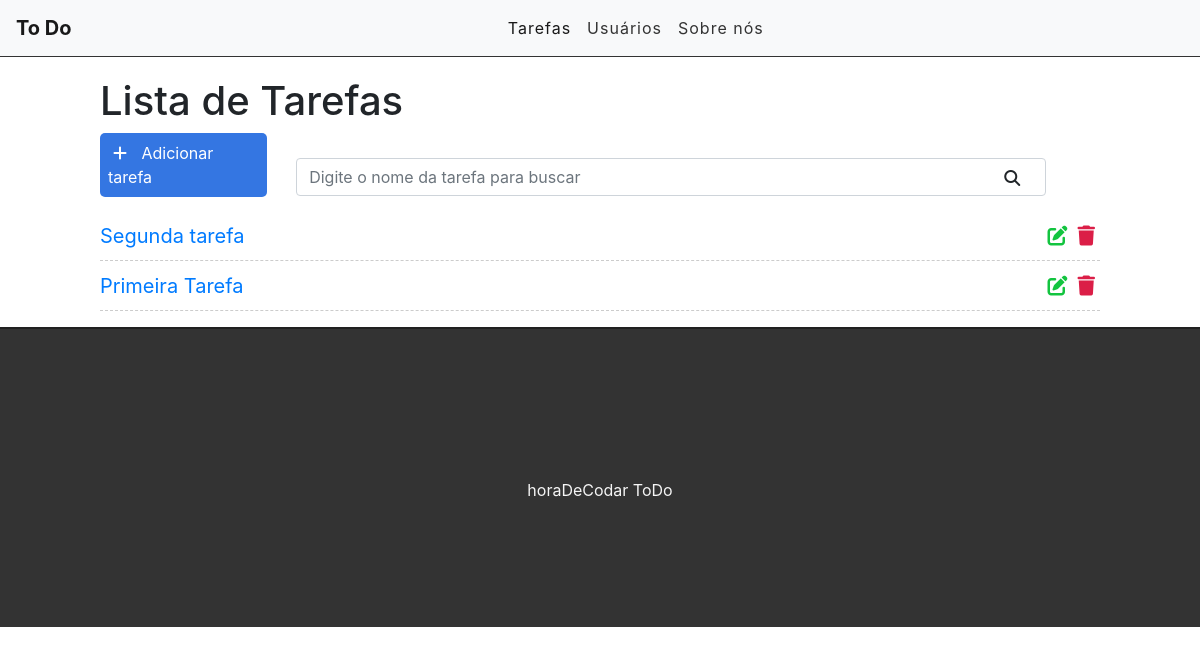
The app's page /, older data.
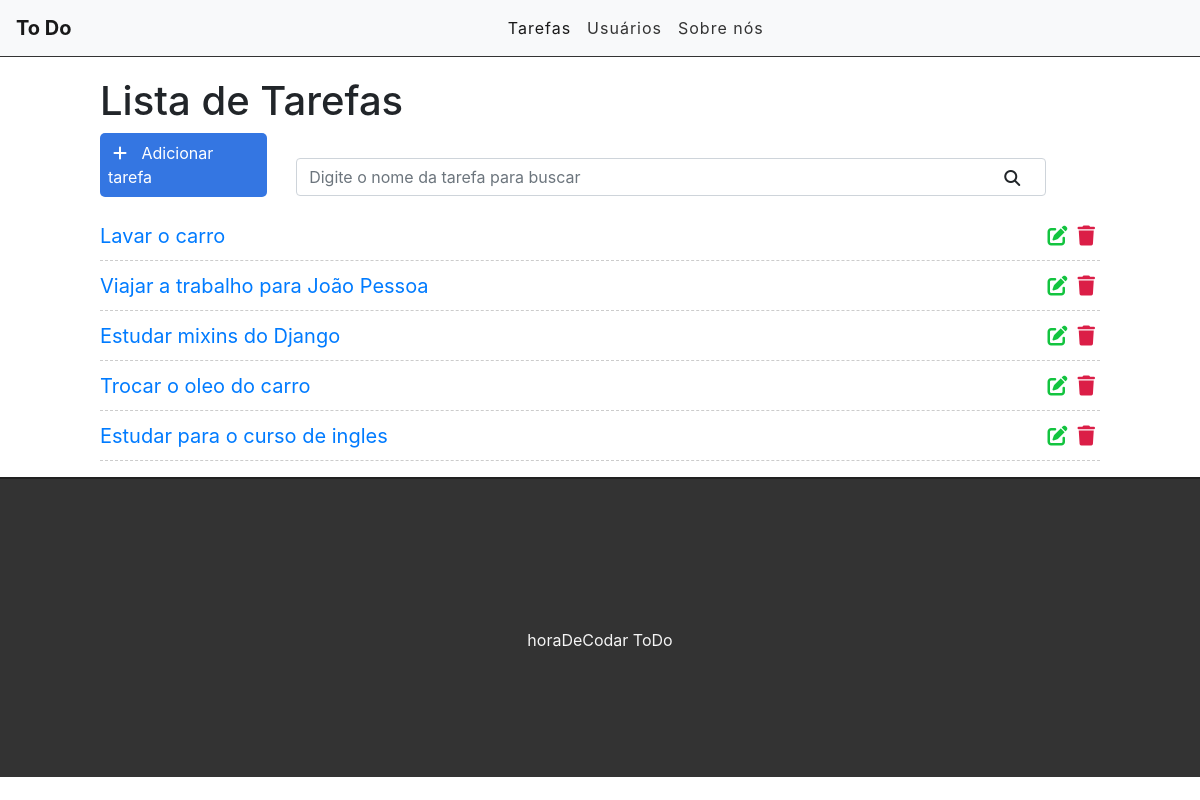
The same page, newer data.
### tasks/models.py (models this page shows, shortened)
class Task(models.Model):
    STATUS = (
        ('doing','Doing'),
        ('done', 'Done'),
    )
    title = models.CharField(max_length=255)
    description = models.TextField()
    done = models.CharField(
        max_length=5,
        choices=STATUS,
    )
    created_at = models.DateTimeField(auto_now_add=True)
    updated_at = models.DateTimeField(auto_now=True)

### tasks/views.py (the view)
# urls.py: path('', views.taskList, name='task-list'),
def taskList(request):
    tasks = Task.objects.all().order_by('-created_at')
    return render(request, 'tasks/list.html', {'tasks': tasks})

### tasks/templates/tasks/list.html
{% extends 'base.html' %}
{% block content %}
<div class="offset-1 col-10 list-div">
    <h1>Lista de Tarefas</h1>
    <a id="add-link" href="newtask/">
        <div class="col-2 add-div">
            <i class="fa-solid fa-plus"></i> Adicionar tarefa
        </div>
    </a>
    <div class="col-9 search-div">
        <input class="form-control" type="text" id="search" name="search" placeholder="Digite o nome da tarefa para buscar">
        <i class="fa-solid fa-magnifying-glass"></i>
    </div>
    <ul class="task-list">
        {% for task in tasks %}
        <li class="task-item">
            <span><a href="/task/{{task.id}}">{{task.title}}</a></span>
            <a href="delete/{{task.id}}"><span><i class="fa-solid fa-trash"></i></span></a>
            <a href="edit/{{task.id}}"><span><i class="fa-solid fa-edit"></i></span></a>
        </li>
        {% endfor %}
    </ul>
</div>
{% endblock %}

### tasks/templates/base.html (shortened to what this page needs)
{% load static %}
<!DOCTYPE html>
<html lang="pt-br">
  <head>
    <link rel="stylesheet" href="https://cdn.jsdelivr.net/npm/bootstrap@4.3.1/dist/css/bootstrap.min.css">
    <link rel="stylesheet" href="{% static 'css/styles.css' %}">
  </head>
  <body>
    <div class="container-fluid">
      <nav class="navbar navbar-expand-lg navbar-light bg-light">
        <a class="navbar-brand" href="/">To Do</a>
        <div class="collapse navbar-collapse" id="navbarSupportedContent">
          <ul class="navbar-nav mr-auto">
            <li class="nav-item active">
              <a class="nav-link" href="#">Tarefas </a>
            </li>
            <li class="nav-item">
              <a class="nav-link" href="#">Usuários</a>
            </li>
            <li class="nav-item">
              <a class="nav-link" href="#">Sobre nós</a>
            </li>
        </div>
      </nav>
      {% block content %}{% endblock %}
      <footer>
          <p>horaDeCodar ToDo</p>
      </footer>
    </div>
  </body>
</html>

### tasks/static/css/styles.css (style rules this page uses)
.container-fluid { padding: 0; }
.navbar { border-bottom: 1px solid #333; margin-bottom: 20px; }
.navbar-nav { margin: auto; }
.navbar-brand { font-weight: bold; }
.navbar-light .navbar-nav a.nav-link { color: #333; letter-spacing: 1px; }
#add-link { text-decoration: none; }
.add-div { background-color: #3476e2; cursor: pointer; display: inline-block; color: #FFF; padding: 8px; border-radius: 5px; margin-right: 25px; }
.fa-solid.fa-plus { color: #FFF; margin-right: 10px; margin-left: 5px; }
.list-div { padding: 0; }
.task-list { padding-left: 0; }
.task-item { list-style: none; font-size: 20px; height: 50px; padding-top: 10px; border-bottom: 1px dashed #ccc; }
.fa-solid.fa-trash, .fa-solid.fa-edit { cursor: pointer; margin: 5px; font-size: 20px; float: right; }
.fa-solid.fa-trash { color: #db1e47; }
.fa-solid.fa-edit { color: #13c43f; }
.search-div { padding: 0px; margin-top: 15px; margin-bottom: 15px; display: inline-block; }
.fa-solid.fa-magnifying-glass { position: absolute; top: 12px; right: 26px; }
footer { background-color: #333; height: 300px; border-top: 2px solid #202020; }
footer p { color: #f5f5f5; text-align: center; top: 50%; position: relative; }

Row changes from the older to the newer data that the page shows:
removed Task: title "Segunda tarefa"
removed Task: title "Primeira Tarefa"
added Task: title "Lavar o carro"
added Task: title "Viajar a trabalho para João Pessoa"
added Task: title "Estudar mixins do Django"
added Task: title "Trocar o oleo do carro"
added Task: title "Estudar para o curso de ingles"
